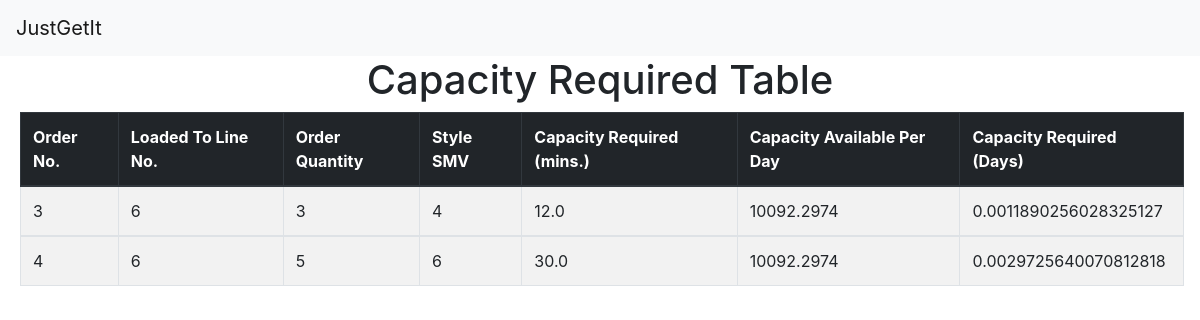
Before: /cprtable with the older database file.
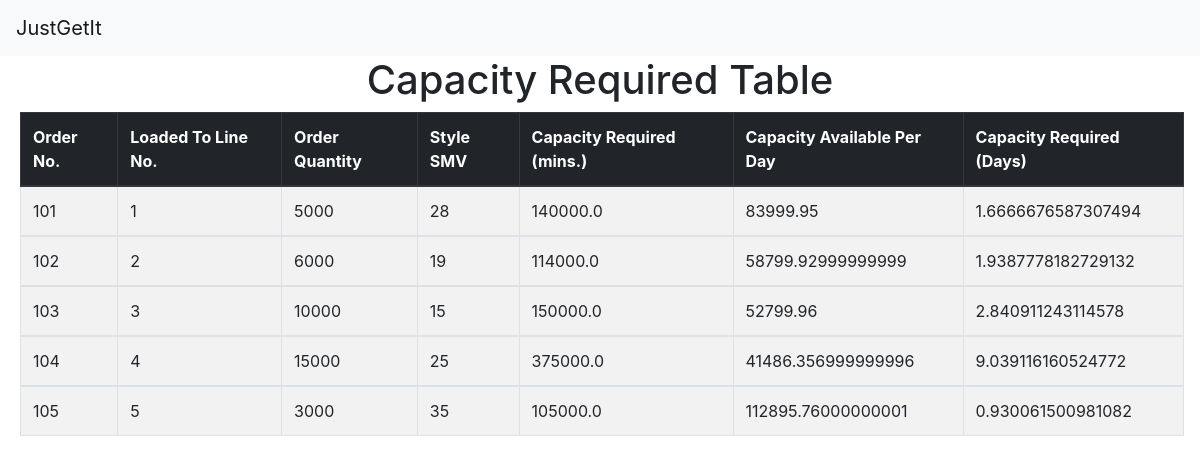
After: the same page with the newer database file.
### loadplan/models.py (models this page shows)
class Cpr(models.Model):
    orderno = models.IntegerField()
    ltlc = models.IntegerField()
    orderqty = models.IntegerField()
    smv = models.IntegerField()
    crm = models.FloatField()
    capd = models.FloatField()
    crd = models.FloatField()

### loadplan/views.py (the view)
# urls.py: path('cprtable', views.cprtable, name='cprtable'),
def cprtable(request):
    allcpr = Cpr.objects.all()
    return render(request,'cprtable.html', {'allcpr': allcpr})

### templates/cprtable.html
{% extends 'base.html' %}
    {% block content %}
    <div class="container text-center">
        <h1>Capacity Required Table</h1>
    </div>
    <table class="table table-hover table-striped table-bordered" style="width: 97%; margin-left: 20px">
        <thead class="thead-dark">
          <tr>
            <th scope="col">Order No.</th>
            <th scope="col">Loaded To Line No.</th>
            <th scope="col">Order Quantity</th>
            <th scope="col">Style SMV</th>
            <th scope="col">Capacity Required (mins.)</th>
            <th scope="col">Capacity Available Per Day</th>
            <th scope="col">Capacity Required (Days)</th>
          </tr>
        </thead>
    {% for a in allcpr %}
        <tbody>
          <tr>
            <td>{{a.orderno}}</td>
            <td>{{a.ltlc}}</td>
            <td>{{a.orderqty}}</td>
            <td>{{a.smv}}</td>
            <td>{{a.crm}}</td>
            <td>{{a.capd}}</td>
            <td>{{a.crd}}</td>
          </tr>
        </tbody>
    {% endfor %}
      </table>
{% endblock  %}

Changed rows visible on the page:
removed Cpr: orderno "3", ltlc "6", orderqty "3", smv "4", crm "12.0", capd "10092.2974", crd "0.0011890256028325127"
removed Cpr: orderno "4", ltlc "6", orderqty "5", smv "6", crm "30.0", capd "10092.2974", crd "0.0029725640070812818"
added Cpr: orderno "101", ltlc "1", orderqty "5000", smv "28", crm "140000.0", capd "83999.95", crd "1.6666676587307494"
added Cpr: orderno "102", ltlc "2", orderqty "6000", smv "19", crm "114000.0", capd "58799.92999999999", crd "1.9387778182729132"
added Cpr: orderno "103", ltlc "3", orderqty "10000", smv "15", crm "150000.0", capd "52799.96", crd "2.840911243114578"
added Cpr: orderno "104", ltlc "4", orderqty "15000", smv "25", crm "375000.0", capd "41486.356999999996", crd "9.039116160524772"
added Cpr: orderno "105", ltlc "5", orderqty "3000", smv "35", crm "105000.0", capd "112895.76000000001", crd "0.930061500981082"
